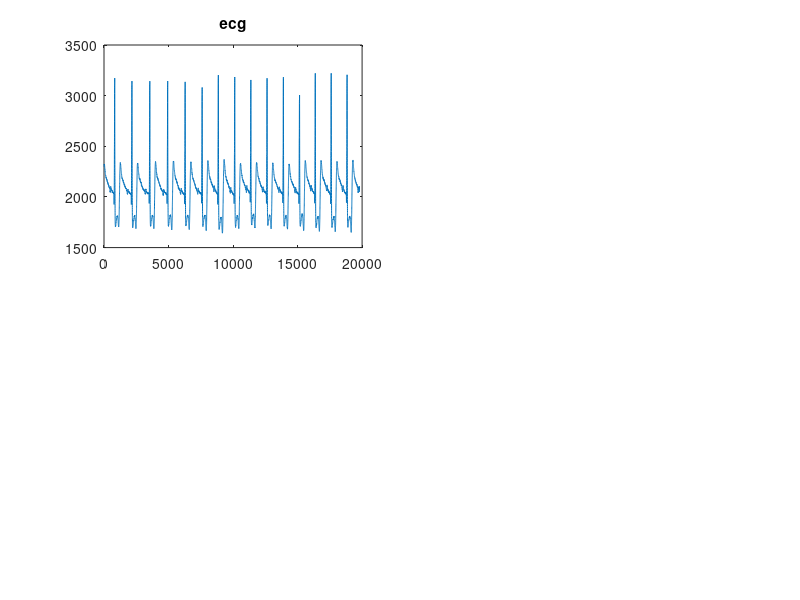

Write MATLAB code to recreate this figure. (Note: this script raises an error after producing the figure.)
load ecg.dat

fs = 1000;

figure(1)
subplot(2,2,1)
plot(ecg)
title('ecg')

% lowpass filter
order = 4;
wc = 20;
fc = wc / (0.5 * fs);
[b, a]=butter(order, fc, 'Low');
e1 = filter (b, a, ecg);
subplot(2,2,2)
plot(e1)
title('low')

% highpass filter
order = 4;
wc = 5;
fc = wc / (0.5 * fs);
[b,a] = butter(order, fc, 'High');
e2 = filter (b, a, e1);
subplot(2,2,3)
plot(e2)
title('high')

% differentiation
e3 = diff(e2);
subplot(2,2,4)
plot(e3)
title('diff')

% potentiation
e4 = e3.^2;
figure(2)
subplot(2,2,1)
plot(e4)
title('pot')

% moving average
timeWindow = 0.2;
N = 50;
b  = (1/N)*ones (1, N);
a  = 1;
e5 = filter (b, a, e4);
subplot(2,2,2)
plot(e5)
title('avg')

% find peaks
threshold = 0.7 * mean(e5);
pause = 0.3;
indexPause = pause * fs;

peaks = 0;
index = 1;
i = 2;
while i<=length(e5)
    if e5(i)==threshold || e5(i-1) < threshold && e5(i) > threshold
        peaks(index) = i;
        index = index+1;
        i = i+indexPause;
    else
        i = i+1;
    end
end
length(peaks)

% back
back = 0.5;
